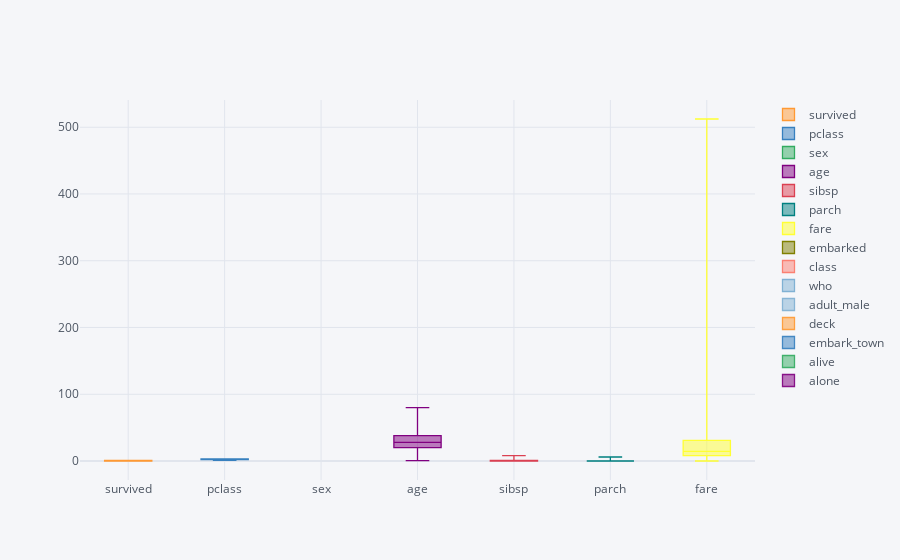

The notebook cell this image was saved under:
### Code cell
titanic.iplot(kind = 'box')

### Figure 1 — Plotly figure (JSON) as saved in the notebook; plotly's stock layout.template omitted (floating-point values rounded to 4 significant figures; data arrays with more than 128 entries replaced by an {"elided": "..."} marker saying what was removed)
{"data": [{"boxpoints": false, "line": {"width": 1.3}, "marker": {"color": "rgba(255, 153, 51, 1.0)"}, "name": "survived", "orientation": "v", "type": "box", "y": {"elided": "891 int values"}}, {"boxpoints": false, "line": {"width": 1.3}, "marker": {"color": "rgba(55, 128, 191, 1.0)"}, "name": "pclass", "orientation": "v", "type": "box", "y": {"elided": "891 int values"}}, {"boxpoints": false, "line": {"width": 1.3}, "marker": {"color": "rgba(50, 171, 96, 1.0)"}, "name": "sex", "orientation": "v", "type": "box", "y": {"elided": "891 str values"}}, {"boxpoints": false, "line": {"width": 1.3}, "marker": {"color": "rgba(128, 0, 128, 1.0)"}, "name": "age", "orientation": "v", "type": "box", "y": {"elided": "891 float values"}}, {"boxpoints": false, "line": {"width": 1.3}, "marker": {"color": "rgba(219, 64, 82, 1.0)"}, "name": "sibsp", "orientation": "v", "type": "box", "y": {"elided": "891 int values"}}, {"boxpoints": false, "line": {"width": 1.3}, "marker": {"color": "rgba(0, 128, 128, 1.0)"}, "name": "parch", "orientation": "v", "type": "box", "y": {"elided": "891 int values"}}, {"boxpoints": false, "line": {"width": 1.3}, "marker": {"color": "rgba(255, 255, 51, 1.0)"}, "name": "fare", "orientation": "v", "type": "box", "y": {"elided": "891 float values"}}, {"boxpoints": false, "line": {"width": 1.3}, "marker": {"color": "rgba(128, 128, 0, 1.0)"}, "name": "embarked", "orientation": "v", "type": "box", "y": {"elided": "891 str values"}}, {"boxpoints": false, "line": {"width": 1.3}, "marker": {"color": "rgba(251, 128, 114, 1.0)"}, "name": "class", "orientation": "v", "type": "box", "y": {"elided": "891 str values"}}, {"boxpoints": false, "line": {"width": 1.3}, "marker": {"color": "rgba(128, 177, 211, 1.0)"}, "name": "who", "orientation": "v", "type": "box", "y": {"elided": "891 str values"}}, {"boxpoints": false, "line": {"width": 1.3}, "marker": {"color": "rgba(128, 177, 211, 0.8999999999999999)"}, "name": "adult_male", "orientation": "v", "type": "box", "y": {"elided": "891 bool values"}}, {"boxpoints": false, "line": {"width": 1.3}, "marker": {"color": "rgba(255, 153, 51, 0.8999999999999999)"}, "name": "deck", "orientation": "v", "type": "box", "y": {"elided": "891 str values"}}, {"boxpoints": false, "line": {"width": 1.3}, "marker": {"color": "rgba(55, 128, 191, 0.8999999999999999)"}, "name": "embark_town", "orientation": "v", "type": "box", "y": {"elided": "891 str values"}}, {"boxpoints": false, "line": {"width": 1.3}, "marker": {"color": "rgba(50, 171, 96, 0.8999999999999999)"}, "name": "alive", "orientation": "v", "type": "box", "y": {"elided": "891 str values"}}, {"boxpoints": false, "line": {"width": 1.3}, "marker": {"color": "rgba(128, 0, 128, 0.8999999999999999)"}, "name": "alone", "orientation": "v", "type": "box", "y": {"elided": "891 bool values"}}], "layout": {"legend": {"bgcolor": "#F5F6F9", "font": {"color": "#4D5663"}}, "paper_bgcolor": "#F5F6F9", "plot_bgcolor": "#F5F6F9", "title": {"font": {"color": "#4D5663"}}, "xaxis": {"gridcolor": "#E1E5ED", "showgrid": true, "tickfont": {"color": "#4D5663"}, "title": {"font": {"color": "#4D5663"}, "text": ""}, "zerolinecolor": "#E1E5ED"}, "yaxis": {"gridcolor": "#E1E5ED", "showgrid": true, "tickfont": {"color": "#4D5663"}, "title": {"font": {"color": "#4D5663"}, "text": ""}, "zerolinecolor": "#E1E5ED"}}}
